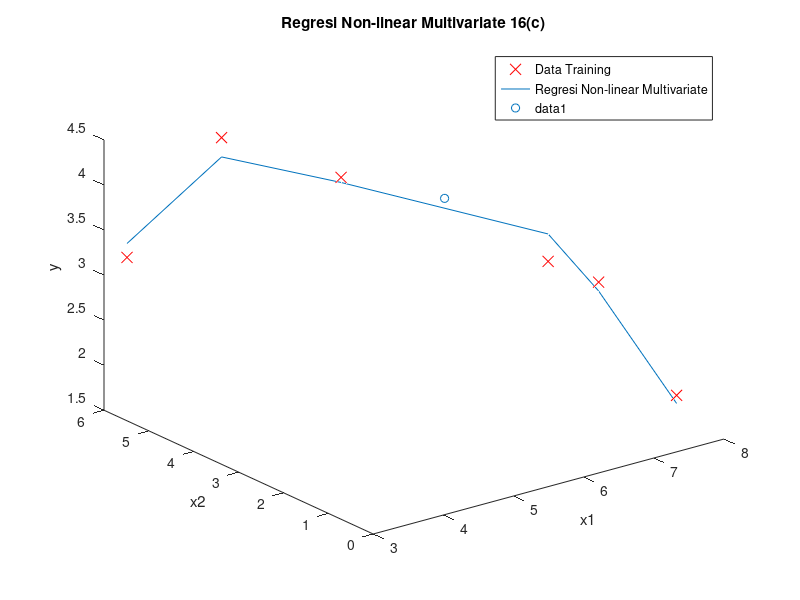

Recreate this plot in MATLAB.
close all;
clear;
clc;

dataset2 = [3.2, 5.8; 4.1, 5.1; 5.1, 4.0; 6.9, 2.2; 7.3, 1.7; 7.9, 0.9];
x1 = dataset2(:,1)
x2 = dataset2(:,2)
y = [3.2; 4.5; 4.1; 3.2; 3.0; 1.8]

figure;
plot3(x1,x2,y,'rx','MarkerSize',8);
title('Regresi Non-linear Multivariate 16(c)');
xlabel('x1');
ylabel('x2');
zlabel('y');

m = length(y);
X = [ones(m, 1) x1 x2 x1.*x2]

theta = (pinv(X'*X))*X'*y

hold on;
plot3(x1, x2, X*theta, '-')
legend('Data Training', 'Regresi Non-linear Multivariate')
hold off;

hold on;
scatter3(6, 3.1, [1 6 3.1 6*3.1]*theta)
hold off;